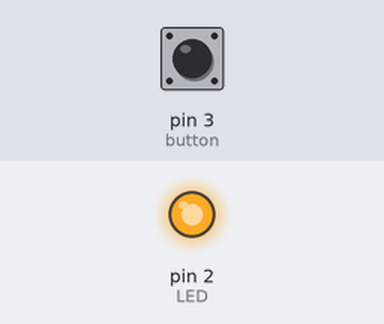
This sketch was run on a simulated Arduino Uno, built with avr-gcc and run on an emulated ATmega328P. Parts: output pins drawn as LEDs (lit = HIGH). Inputs (shaded band) come from the test bench; at power-on: pin 3 (button) HIGH.

Above: at 1.2 s.
1.3 s: pin 3 (button) pulled LOW for 0.15 s
At 1.37 s:
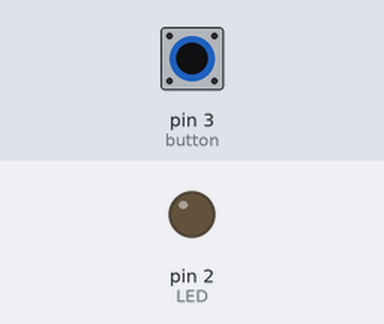
2.9 s: pin 3 (button) pulled LOW for 3.2 s
At 7.5 s:
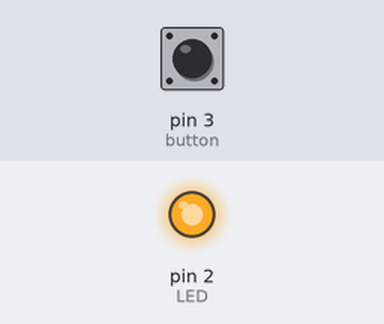
Timing chart, 0 to 9.0 s (numbered marks = the images above; inputs shaded):
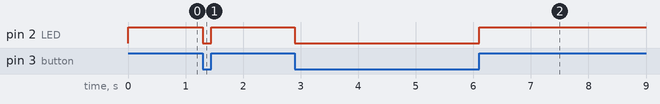

The sketch:

z15_inverted_button1.ino
```cpp
int LED = 2;
int button = 3;
int isOn = 0;
void setup()
{
  pinMode(LED, OUTPUT);
  pinMode(button, INPUT_PULLUP);
}

void loop()
{
  isOn = digitalRead(button);
  if(!isOn)
  digitalWrite(LED, LOW);
  else digitalWrite(LED, HIGH);

}
```

Measured:
- after the input at 1.3 s, pin 2 (LED): HIGH → LOW at once, → HIGH 0.15 s later
- after the input at 2.9 s, pin 2 (LED): HIGH → LOW at once, → HIGH 3.2 s later
